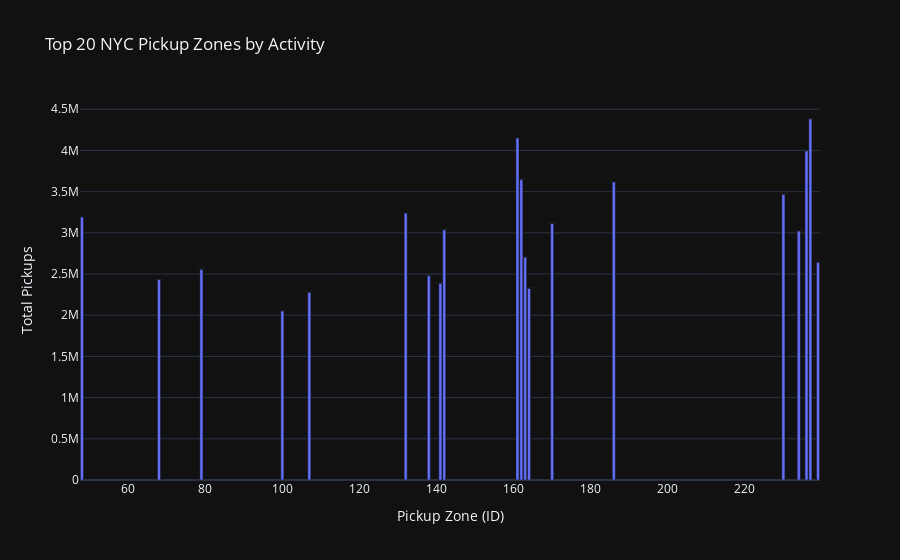

Source (notebook cell):
### Code cell
from pyspark.sql.functions import col, count

# Compute pickups per zone
zone_demand = (
    taxi_df
    .groupBy("PULocationID")
    .agg(count("*").alias("total_pickups"))
    .orderBy(col("total_pickups").desc())
)

zone_pd = zone_demand.toPandas()

import plotly.express as px
fig = px.bar(
    zone_pd.head(20),  # top 20 busiest zones
    x='PULocationID',
    y='total_pickups',
    title='Top 20 NYC Pickup Zones by Activity',
    text_auto=True,
    template='plotly_dark'
)
fig.update_layout(xaxis_title='Pickup Zone (ID)', yaxis_title='Total Pickups')
fig.show()

### Figure 1 — Plotly figure (JSON) as saved in the notebook; plotly's stock layout.template omitted (floating-point values rounded to 4 significant figures)
{"data": [{"hovertemplate": "PULocationID=%{x}<br>total_pickups=%{y}<extra></extra>", "legendgroup": "", "marker": {"color": "#636efa", "pattern": {"shape": ""}}, "name": "", "orientation": "v", "showlegend": false, "textposition": "auto", "texttemplate": "%{y}", "type": "bar", "x": [237, 161, 236, 162, 186, 230, 132, 48, 170, 142, 234, 163, 239, 79, 138, 68, 141, 164, 107, 100], "xaxis": "x", "y": [4381710, 4149914, 3993773, 3646450, 3615996, 3464853, 3237123, 3191269, 3112429, 3035670, 3021525, 2704143, 2640415, 2556399, 2479917, 2430673, 2385877, 2324666, 2276238, 2050809], "yaxis": "y"}], "layout": {"barmode": "relative", "legend": {"tracegroupgap": 0}, "title": {"text": "Top 20 NYC Pickup Zones by Activity"}, "xaxis": {"anchor": "y", "domain": [0, 1], "title": {"text": "Pickup Zone (ID)"}}, "yaxis": {"anchor": "x", "domain": [0, 1], "title": {"text": "Total Pickups"}}}}
